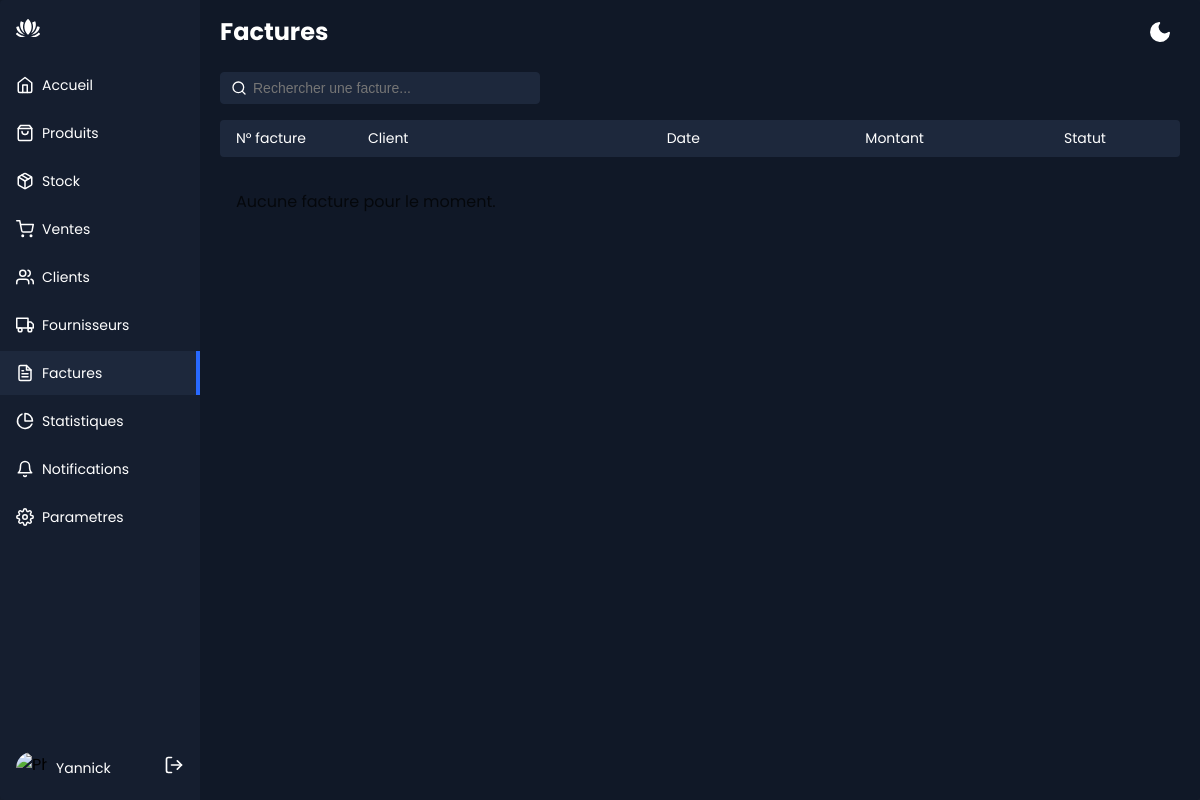
The app's page /factures/ (signed in), older data.
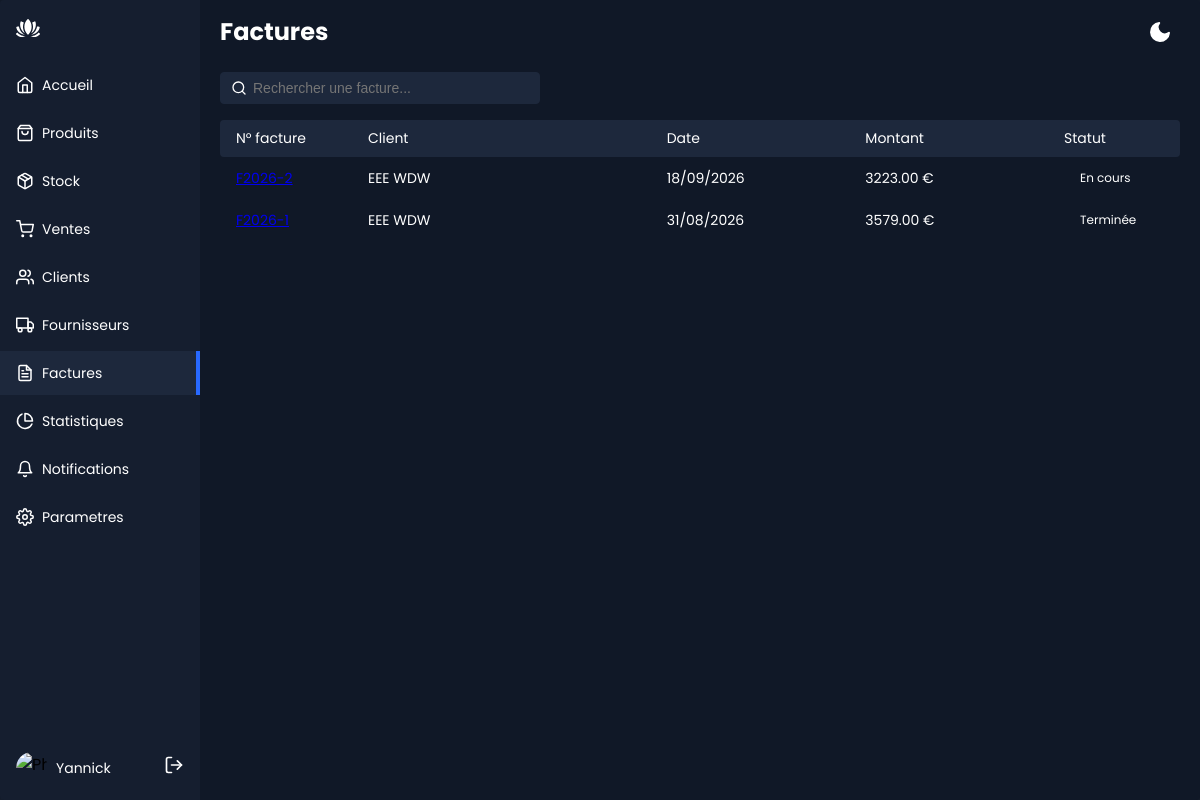
The same page, newer data.
### Produits/models.py (models this page shows, shortened)
class Vente(models.Model):
    class ModePaiement(models.TextChoices):
        ESPECE = 'ESP', 'Espèce'
        CARTE_BANCAIRE = 'CBK', 'Carte bancaire'
        mobile_money = 'MM', 'Mobile Money'
    class Statut(models.TextChoices):
        EN_COURS = 'ENC', 'En cours'
        TERMINEE = 'TERM', 'Terminée'
        ANNULEE = 'ANU', 'Annulée'
    client = models.ForeignKey(Client, on_delete=models.SET_NULL, null=True, blank=True, related_name='ventes', help_text= 'vide = client de passage')
    date = models.DateTimeField("date de la vente", auto_now_add=True)
    mode_de_paiement = models.CharField("mode de paiement", max_length=3, choices=ModePaiement.choices, default=ModePaiement.ESPECE)
    statut = models.CharField("statut de la vente", max_length=4, choices=Statut.choices, default=Statut.EN_COURS)
    remise = models.DecimalField("remise ", max_digits=10, decimal_places=2, default=0, validators=[MinValueValidator(0)])
    total = models.DecimalField("total de la vente", max_digits=10, decimal_places=2, default=0, validators=[MinValueValidator(0)])
    note = models.TextField("note", blank=True)
    class Meta:
        ordering = ['-date']
    @property
    def numero_facture(self):
        annee = self.date.year if self.date else timezone.now().year
        return f"F{annee}-{self.pk}"  # Format:

class Client(models.Model):
    nom = models.CharField("nom du client", max_length=100, unique=True)
    prenom = models.CharField("prenom du client", max_length=100, blank=True)
    adresse_mail = models.EmailField("adresse_mail", max_length=200)
    contact = models.CharField("contact", max_length=20, blank=True)
    telephone = models.CharField("téléphone", max_length=20, blank=True)
    adresse = models.CharField("adresse", max_length=200, blank=True)
    note = models.TextField("note", blank=True, help_text = " allergies, maladies, etc.")
    actif = models.BooleanField("actif", default=True)
    class Meta:
        ordering = ['nom', 'prenom']
    def __str__(self):
        nom_complet = f"{self.nom} {self.prenom}"
        return nom_complet or f"client {self.pk}".strip()  # Supprime les espaces inutiles si le prénom est vide

### Produits/views.py (the view)
# urls.py: path('factures/', views.factures_liste, name='factures_liste'),
@login_required
def factures_liste(request):
    ventes = Vente.objects.select_related('client').prefetch_related('lignes')  # Optimisation des requêtes pour éviter les requêtes supplémentaires
    return render(request, 'factures/liste.html', {'ventes': ventes})

### Produits/templates/factures/liste.html (shortened to what this page needs)
{% extends "base.html" %}
{% block content %}
  <div class="app-content-header">
    <h1 class="app-content-headerText">Factures</h1>
    {% include "partials/theme_switch.html" %}
  </div>
  <div class="app-content-actions">
    <input class="search-bar" placeholder="Rechercher une facture..." type="text" />
  </div>
  <div class="data-table-wrapper">
    <div class="data-table-header">
      <div class="data-cell shrink">N° facture</div>
      <div class="data-cell grow">Client</div>
      <div class="data-cell">Date</div>
      <div class="data-cell">Montant</div>
      <div class="data-cell shrink">Statut</div>
    </div>
    {% for vente in ventes %}
    <div class="data-row">
      <div class="data-cell shrink">
        <a href="{% url 'factures_detail' vente.pk %}">{{ vente.numero_facture }}</a>
      </div>
      <div class="data-cell grow">{{ vente.client|default:"Client de passage" }}</div>
      <div class="data-cell">{{ vente.date|date:"d/m/Y" }}</div>
      <div class="data-cell">{{ vente.total }} €</div>
      <div class="data-cell shrink"><span class="status {{ vente.statut_css }}">{{ vente.get_statut_display }}</span></div>
    </div>
    {% empty %}
    <p style="padding:16px;opacity:0.7;">Aucune facture pour le moment.</p>
    {% endfor %}
  </div>
{% endblock %}

Row changes from the older to the newer data that the page shows:
added Vente: client "EEE WDW", date "18/09/2026", total "3223.00", statut "En cours"
added Vente: client "EEE WDW", date "31/08/2026", total "3579.00", statut "Terminée"
